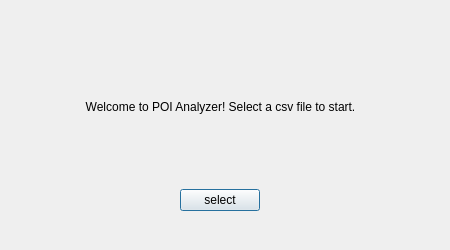
<?xml version="1.0" encoding="UTF-8"?>
<ui version="4.0">
 <class>WelcomeDialog</class>
 <widget class="QDialog" name="WelcomeDialog">
  <property name="geometry">
   <rect>
    <x>0</x>
    <y>0</y>
    <width>450</width>
    <height>250</height>
   </rect>
  </property>
  <property name="sizePolicy">
   <sizepolicy hsizetype="Fixed" vsizetype="Fixed">
    <horstretch>0</horstretch>
    <verstretch>0</verstretch>
   </sizepolicy>
  </property>
  <property name="minimumSize">
   <size>
    <width>450</width>
    <height>250</height>
   </size>
  </property>
  <property name="maximumSize">
   <size>
    <width>450</width>
    <height>250</height>
   </size>
  </property>
  <property name="windowTitle">
   <string>POI-Analyzer</string>
  </property>
  <widget class="QWidget" name="verticalLayoutWidget">
   <property name="geometry">
    <rect>
     <x>10</x>
     <y>30</y>
     <width>421</width>
     <height>181</height>
    </rect>
   </property>
   <layout class="QVBoxLayout" name="verticalLayout">
    <item>
     <widget class="QLabel" name="label">
      <property name="text">
       <string>Welcome to POI Analyzer! Select a csv file to start.</string>
      </property>
      <property name="alignment">
       <set>Qt::AlignCenter</set>
      </property>
     </widget>
    </item>
    <item alignment="Qt::AlignHCenter">
     <widget class="QPushButton" name="pushButton">
      <property name="sizePolicy">
       <sizepolicy hsizetype="Fixed" vsizetype="Fixed">
        <horstretch>0</horstretch>
        <verstretch>0</verstretch>
       </sizepolicy>
      </property>
      <property name="layoutDirection">
       <enum>Qt::LeftToRight</enum>
      </property>
      <property name="text">
       <string>select</string>
      </property>
      <property name="autoDefault">
       <bool>true</bool>
      </property>
     </widget>
    </item>
   </layout>
  </widget>
 </widget>
 <resources/>
 <connections/>
</ui>
